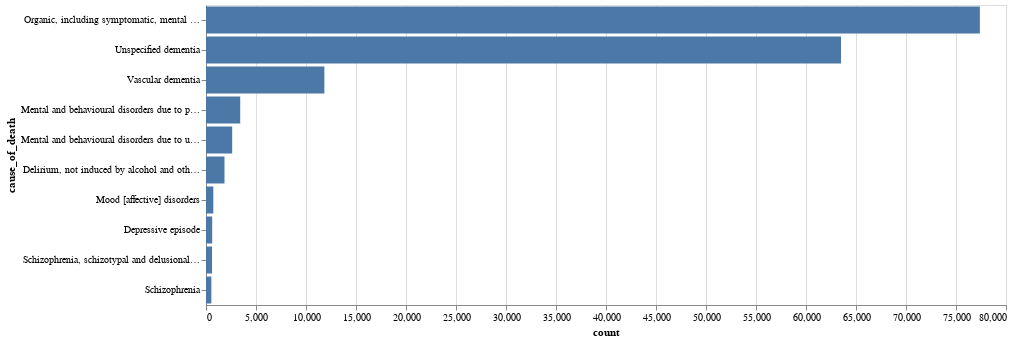

The cell this chart's notebook holds for it:
### Code cell
alt.Chart(top_x).mark_bar().encode(
    y=alt.Y("cause_of_death", sort=alt.SortField("sum", "count", order="descending")),
    x="count",
    tooltip=top_x.columns.tolist()
).properties(
    width=800
)

### Figure 1 — Vega-Lite specification as saved in the notebook (floating-point values rounded to 4 significant figures)
{"$schema": "https://vega.github.io/schema/vega-lite/v2.4.3.json", "config": {"view": {"height": 300, "width": 400}}, "data": {"values": [{"cause_of_death": "Organic, including symptomatic, mental disorders", "count": 77385}, {"cause_of_death": "Unspecified dementia", "count": 63502}, {"cause_of_death": "Vascular dementia", "count": 11838}, {"cause_of_death": "Mental and behavioural disorders due to psychoactive substance use", "count": 3422}, {"cause_of_death": "Mental and behavioural disorders due to use of alcohol", "count": 2617}, {"cause_of_death": "Delirium, not induced by alcohol and other psychoactive substances", "count": 1849}, {"cause_of_death": "Mood [affective] disorders", "count": 733}, {"cause_of_death": "Depressive episode", "count": 619}, {"cause_of_death": "Schizophrenia, schizotypal and delusional disorders", "count": 604}, {"cause_of_death": "Schizophrenia", "count": 535}]}, "encoding": {"tooltip": [{"field": "cause_of_death", "type": "nominal"}, {"field": "count", "type": "quantitative"}], "x": {"field": "count", "type": "quantitative"}, "y": {"field": "cause_of_death", "sort": {"field": "count", "op": "sum", "order": "descending"}, "type": "nominal"}}, "mark": "bar", "width": 800}
